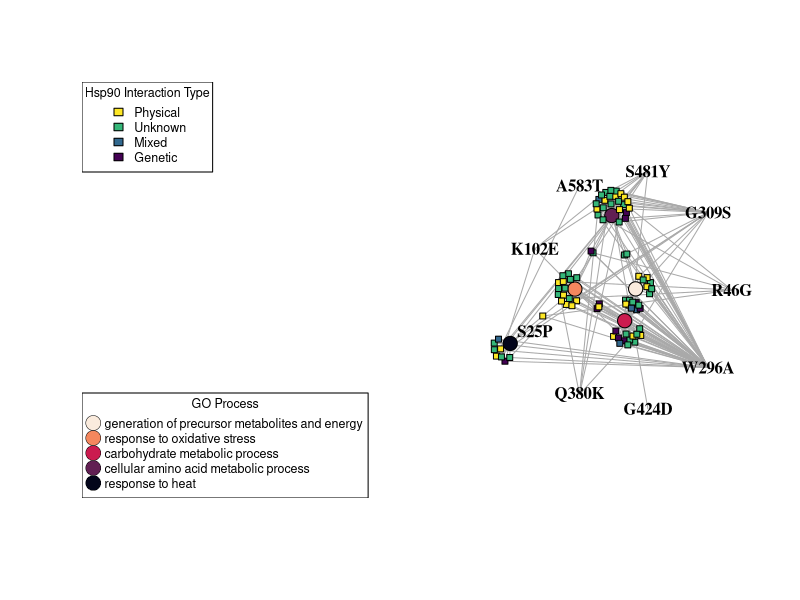

The R script that drew this image:
## ---- chunk 1
# Load in our data
proteomic <- read.csv("trimmed_proteomic_Data.csv")
## ---- chunk 2

## ---- chunk 3

Hsp90.Interactors <- read.csv("SGD_All_interactions_Hsp90_with_Refs_trimmed.csv", header = TRUE, stringsAsFactors = FALSE)

## ---- chunk 4
GO.terms <- read.table(file = "GO Slim Mapper Results.txt", header = TRUE, sep = "\t", stringsAsFactors = FALSE)
## ---- chunk 5

## ---- chunk 6
#| message: false
#| warning: false
library(igraph)
library(tidyr)
library(viridis)
## ---- chunk 7
#| warning: false

### Trim and format the Gene Ontology: Process data

# Calculate GO process enrichment
GO.terms$CLUSTER_FREQUENCY <- as.numeric(sub("%", "", GO.terms$CLUSTER_FREQUENCY))/100
GO.terms$GENOME_FREQUENCY <- as.numeric(sub("%", "", GO.terms$GENOME_FREQUENCY))/100
GO.terms$Enrichment <- GO.terms$CLUSTER_FREQUENCY/GO.terms$GENOME_FREQUENCY
# Take top 5 enriched processes that have at least 5 proteins annotated to a cellular process.
GO.terms5 <- GO.terms[GO.terms$NUM_LIST_ANNOTATIONS >= 5,]
GO.terms5 <- GO.terms5[order(GO.terms5$Enrichment, decreasing = T),]
GO.terms5 <- GO.terms5[1:5, c(1,2,9,10)]
# Format for network
GO.terms5.split <- separate_rows(GO.terms5, ANNOTATED_GENES, sep = ", ")

###

# Make initial network
vertices <- unique(c(GO.terms5.split$TERM, GO.terms5.split$ANNOTATED_GENES))
g <- graph_from_data_frame(GO.terms5.split[,2:3], directed = F, vertices = vertices)

###

# create layout using force directed algorithm

layout <- layout_with_fr(g, weights = GO.terms5.split$Enrichment, coords = matrix(data = 0, nrow = 91, ncol = 2))

###

# Add mutant nodes 

mutants <- matrix(c(cos(seq(0, 2*pi, length.out = 10)), 
                    sin(seq(0, 2*pi, length.out = 10))), ncol = 2)*11 # Create coordinates for a ring.

g <- add_vertices(g, 9)

mutant.names <- c("R46G", "G309S", "S481Y", "A583T", "K102E", "S25P", "Q380K", "G424D", "W296A")

V(g)$name[92:100] <- mutant.names

# and edges between mutants and proteins/genes

edgelist <- proteomic[,c(3,5)][proteomic$Gene %in% GO.terms5.split$ANNOTATED_GENES,]

# Convert edge list to indices
edgelist$from <- match(edgelist$contrast, V(g)$name)
edgelist$to <- match(edgelist$Gene, V(g)$name)

# create a list of alternating values from 'from' and 'to' columns
edges <- c(rbind(edgelist$from, edgelist$to))

g <- add_edges(g, edges = edges)

###

# Assign node colors based on physical, genetic, both (mixed), interaction with Hsp90 or neither (unknown)

proteomic$Interaction <- "Unknown"

proteomic$Interaction[proteomic$Systemic.name %in% Hsp90.Interactors$Systemic.Name[Hsp90.Interactors$TYPE=="Genetic"]] <- "Genetic"

proteomic$Interaction[proteomic$Systemic.name %in% Hsp90.Interactors$Systemic.Name[Hsp90.Interactors$TYPE=="Physical"]] <- "Physical"

proteomic$Interaction[proteomic$Systemic.name %in% Hsp90.Interactors$Systemic.Name[Hsp90.Interactors$TYPE=="Physical"] &
                        proteomic$Systemic.name %in% Hsp90.Interactors$Systemic.Name[Hsp90.Interactors$TYPE=="Genetic"]] <- "Mixed"

# Define color palette for the color blind plebs, just kidding, but not really
colors <- viridis(n = 4, option = "D", alpha = 1, begin = 0, end = 1, direction = -1)
colors.process <- viridis(n = 5, option = "F", alpha = 1, begin = 0, end = 1, direction = -1)
proteomic$Int.color <- colors[match(proteomic$Interaction, unique(proteomic$Interaction))]

V(g)$color <- c(colors.process, 
                proteomic$Int.color[match(V(g)$name, proteomic$Gene)][6:91],
                rep("white", 9)
                )
V(g)$color[23] <- "#35B779FF"

### 
#colors2 <- viridis(n = 9, option = "D", alpha = .25, begin = 0, end = 1, direction = -1)

# E(g)$color <- c(rep(colors2[1], degree(g,1)),
#                 rep(colors2[2], degree(g,2)),
#                 rep(colors2[3], degree(g,3)),
#                 rep(colors2[4], degree(g,4)),
#                 rep(colors2[5], degree(g,5)),
#                 rep(colors2[6], degree(g,6)),
#                 rep(colors2[7], degree(g,7)),
#                 rep(colors2[8], degree(g,8)),
#                 rep(colors2[9], degree(g,9))
#                 )

###

# Modify node size, shape, and labels to display
term.count <-  length(unique(GO.terms5.split$TERM))
node.count <- length(unique(GO.terms5.split$ANNOTATED_GENES))

V(g)$size <- c(rep(12, term.count), rep(5, node.count), rep(0, 9))

V(g)$label <- c(rep("", 91), mutant.names)

V(g)$shape <- c(rep("circle", term.count), rep("square" , node.count), rep("none", 9))
###

plot(g,
     layout = rbind(layout, mutants[1:9,1:2]),
     margin = -.8, # allow the network to use up more of the margin
     vertex.label.cex = 1,
     vertex.label.font = 2, # Bold
     vertex.label.color= "black",
     edge_arrow_mode = 0,
     vertex.color = V(g)$color,
     xlim=c(-5, 1.75), ylim=c(-2, 2) # Increase the plot size to help accommodate the network
)

legend("topleft", legend=unique(proteomic$Interaction), fill=unique(V(g)$color)[6:91], title = "Hsp90 Interaction Type", cex = .75)

legend("bottomleft", legend= V(g)$name[1:5], title = "GO Process", cex = .75, pch = 21, pt.cex = 2, pt.bg = V(g)$color[1:5], pt.lwd = 0.5)
